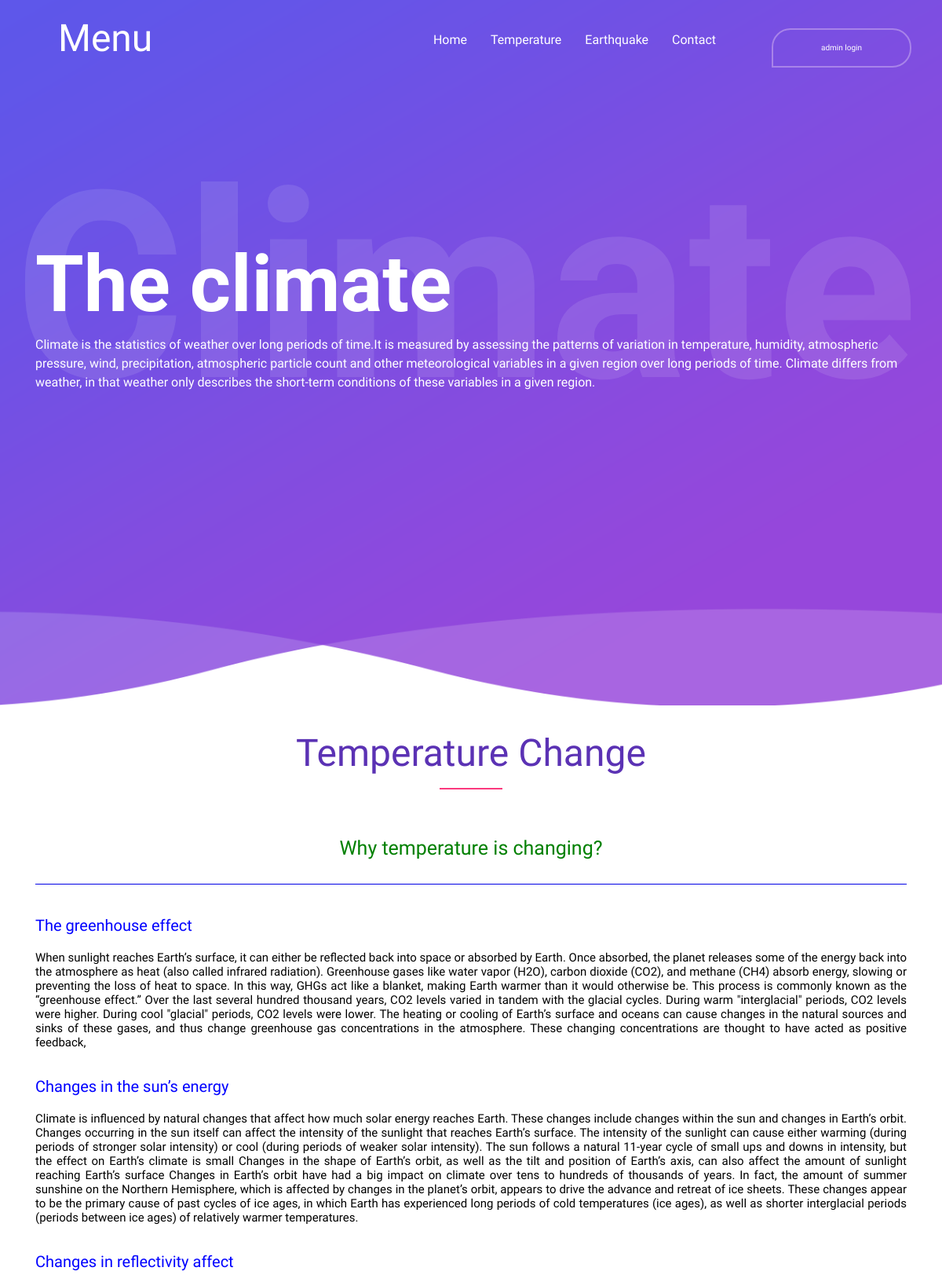
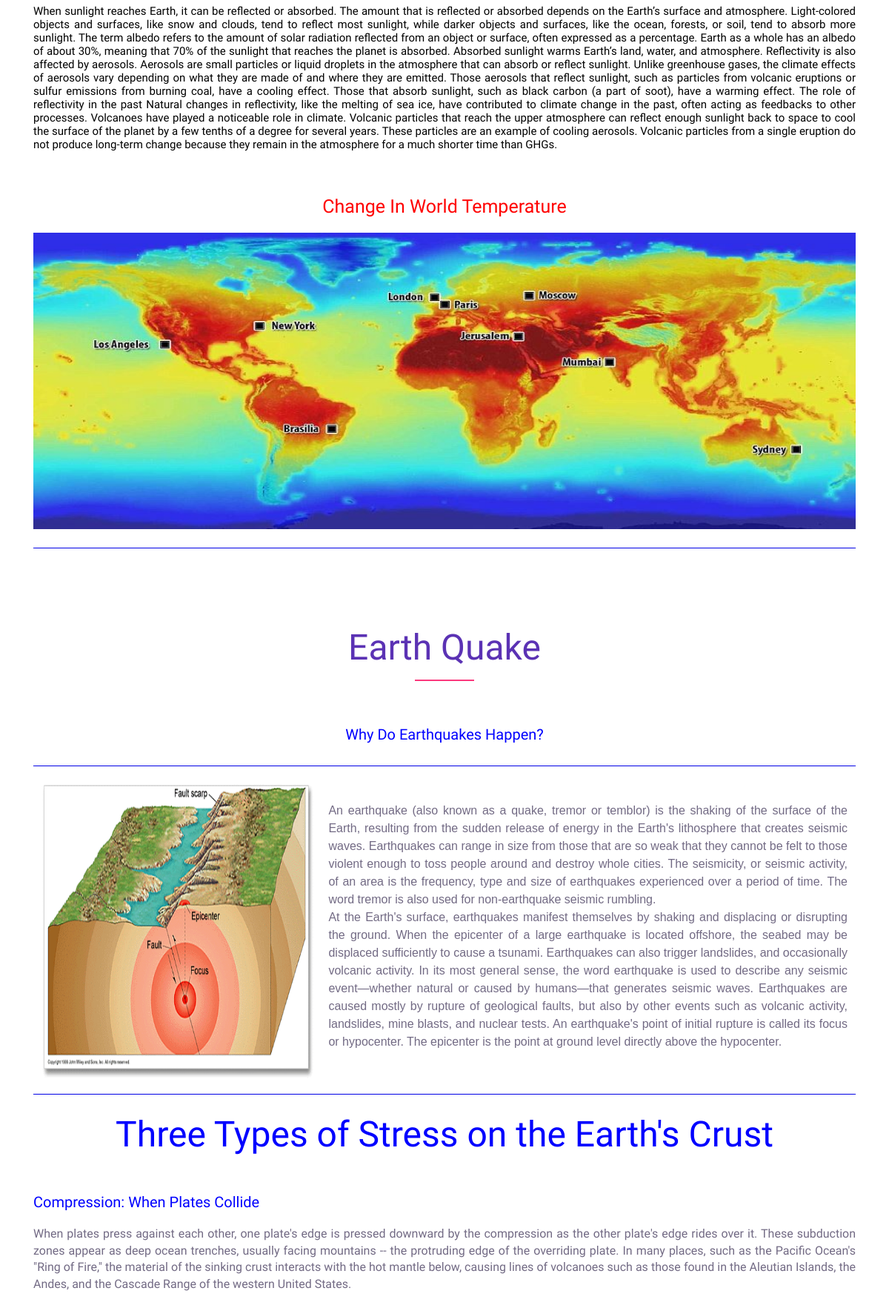
The app's page /climate/ (upper part) with its own data (2 pictures, top to bottom).
### weather/models.py (models this page shows, shortened)
class Temp_changes_couses(models.Model):
    heading = models.CharField(max_length=50)
    discription = models.TextField(max_length=3000)

### weather/views.py (the view)
# urls.py: path('climate/',climate,name ='Climate'),
def climate(request):
    qs1 = Temp_changes_couses.objects.all()
    qs2 = Earthquake_data.objects.all()
    context = {
        'qs1':qs1,
        'qs2':qs2
    }
    return render (request, 'weather/climate.html', context)

### templates/weather/climate.html (shortened to what this page needs)
{% load static %}
<!DOCTYPE html>
<html lang="en">
<head>
    <link rel="stylesheet" href="https://maxcdn.bootstrapcdn.com/bootstrap/3.4.0/css/bootstrap.min.css">
  <link rel="stylesheet" href="https://maxcdn.bootstrapcdn.com/bootstrap/3.4.0/css/bootstrap.min.css">
    <link href="{% static 'style.css' %}" rel="stylesheet">
    <link href="{% static 'css/responsive.css' %}" rel="stylesheet">
</head>
<body>
    <header class="header_area animated">
        <div class="container-fluid">
            <div class="row align-items-center">
                <div class="col-12 col-lg-10">
                    <div class="menu_area">
                        <nav class="navbar navbar-expand-lg navbar-light">
                            <h1><font color="white"size="7">Menu</font></h1>
                            <div class="collapse navbar-collapse" id="ca-navbar">
                                <ul class="navbar-nav ml-auto" id="nav">
                                    <li class="nav-item"><a class="nav-link" href="{% url 'home' %}">Home</a></li>
                                    <li class="nav-item"><a class="nav-link" href="#Temperature">Temperature</a></li>
                                    <li class="nav-item"><a class="nav-link" href="#features">Earthquake</a></li>
                                    <li class="nav-item"><a class="nav-link" href="#contact">Contact</a></li>
                                </ul>
                            </div>
                        </nav>
                    </div>
                </div>
                <div class="col-12 col-lg-2">
                    <div class="sing-up-button d-none d-lg-block">
                        <a href="/admin">admin login</a>
                    </div>
                </div>
            </div>
        </div>
    </header>
    <section class="wellcome_area clearfix" id="home">
        <div class="container h-100">
            <div class="row h-100 align-items-center">
                <div class="col-12 col-md">
                    <div class="wellcome-heading">
                        <h2>The climate</h2>
                        <h3>Climate</h3>
                        <p>Climate is the statistics of weather over long periods of time.It is measured by assessing the patterns of variation in temperature, humidity, atmospheric pressure, wind, precipitation, atmospheric particle count and other meteorological variables in a given region over long periods of time. Climate differs from weather, in that weather only describes the short-term conditions of these variables in a given region.</p>
                    </div>
                </div>
            </div>
        </div>
    </section>
    <section class="awesome-feature-area bg-white section_padding_0_50 clearfix" id="Temperature">
        <div class="container">
            <div class="row">
                <div class="col-12">
                    <div class="section-heading text-center">
                            <br> <br>
                        <h2>Temperature Change</h2>
                        <div class="line-shape"></div>
                    </div>
                </div>
            </div>
            <div>
                <h1 align="center"><font color="green">Why temperature is changing?</font></h1><br>
            <hr color="blue"><br>
            <dl>
            {% for coz in qs1 %}
                <br>
            <h2  align="justify"><font color="blue" style="text-align:justify;">{{ coz.heading }}</font></h2></dt>
            <br>
            <dd>
            <h4  align="justify">{{ coz.discription }}
            </h4>
            </dd>
            <br>
            {% endfor %}
            </dl>
            <br><br>
            <div align="center"><h1><font  color="red">Change In World Temperature</font></h1></div>
            <br>
            <img src="{% static 'img/Earth-img/temp.jpg' %}" width="100%" height="400">
            <br><br>
        <hr color="blue"><br>
    </section>
    <section class="awesome-feature-area bg-white section_padding_0_50 clearfix" id="features">
        <div class="container">
            <div class="row">
                <div class="col-12">
                    <div class="section-heading text-center">
                            <br> <br>
                        <h2>Earth Quake</h2>
                        <div class="line-shape"></div>
                    </div>
                </div>
            </div>
            <div>
                <h2 align="center"><font color="blue">Why Do Earthquakes Happen?</font></h2><br><hr color="blue">
<table>
                                    <tr>
                                        <td width="35%"><img src="{% static 'img/Earth-img/earth2.jpg' %}" width="400" height="400"></td>
                                        <td>
                                      <p align="justify">
                                            An earthquake (also known as a quake, tremor or temblor) is the shaking of the surface of the Earth, resulting from the sudden release of energy in the Earth's lithosphere that creates seismic waves. Earthquakes can range in size from those that are so weak that they cannot be felt to those violent enough to toss people around and destroy whole cities. The seismicity, or seismic activity, of an area is the frequency, type and size of earthquakes experienced over a period of time. The word tremor is also used for non-earthquake seismic rumbling.
                                            <br>At the Earth's surface, earthquakes manifest themselves by shaking and displacing or disrupting the ground. When the epicenter of a large earthquake is located offshore, the seabed may be displaced sufficiently to cause a tsunami. Earthquakes can also trigger landslides, and occasionally volcanic activity.
                                            In its most general sense, the word earthquake is used to describe any seismic event—whether natural or caused by humans—that generates seismic waves. Earthquakes are caused mostly by rupture of geological faults, but also by other events such as volcanic activity, landslides, mine blasts, and nuclear tests. An earthquake's point of initial rupture is called its focus or hypocenter. The epicenter is the point at ground level directly above the hypocenter.
                                        </p>
                                    </td>
                                </tr>
            </table>
            <hr color="blue"><br>
            <h1 align="center" ><font color="blue"size="15" >Three Types of Stress on the Earth's Crust</font></h1>
            <br><br>
            <dl><br>
            <dt><h2><font color="blue">Compression: When Plates Collide</font></h2></dt>
            <br>
            <dd><p  align="justify">When plates press against each other, one plate's edge is pressed downward by the compression as the other plate's edge rides over it. These subduction zones appear as deep ocean trenches, usually facing mountains -- the protruding edge of the overriding plate. In many places, such as the Pacific Ocean's "Ring of Fire," the material of the sinking crust interacts with the hot mantle below, causing lines of volcanoes such as those found in the Aleutian Islands, the Andes, and the Cascade Range of the western United States.</dd>
            </p><br>
            <br>
            </p><br>
            <br>
            </dl>
                        <hr color="blue"><br>
                        <br><br><br>
                      <br><br>
    </section>
</body>
</html>

### static/style.css (style rules this page uses)
* { margin: 0; padding: 0; }
body { font-family: 'Cabin', sans-serif; background-color: #fff; }
h1, h2, h3, h4, h5, h6 { font-family: 'Cabin', sans-serif; font-weight: 400; color: #000; line-height: 1.2; }
.section_padding_0_50 { padding-top: 0; padding-bottom: 50px; }
img { max-width: 100%; max-height: 100%; }
ul, ol { margin: 0; padding: 0; }
a, a:hover, a:focus, a:active { text-decoration: none; -webkit-transition-duration: 500ms; -o-transition-duration: 500ms; transition-duration: 500ms; }
li { list-style: none; }
p { color: #726a84; font-size: 16px; font-weight: 300; margin-top: 0; }
.section-heading > h2 { font-weight: 300; color: #5b32b4; font-size: 48px; margin: 0; }
.section-heading { margin-bottom: 60px; }
.line-shape-white, .line-shape { width: 80px; height: 2px; background-color: #fb397d; margin-top: 15px; }
.line-shape { margin-left: calc(50% - 40px); }
.header_area { left: 0; position: absolute; width: 100%; z-index: 99; top: 0; padding: 0 4%; }
.menu_area { position: relative; z-index: 2; }
.menu_area #nav .nav-link { color: #fff; display: block; font-size: 16px; font-weight: 500; border-radius: 30px; -webkit-transition-duration: 500ms; -o-transition-duration: 500ms; transition-duration: 500ms; padding: 35px 15px; }
.sing-up-button { text-align: right; }
.sing-up-button > a { color: #fff; font-weight: 500; display: inline-block; border: 2px solid #a883e9; height: 50px; min-width: 178px; line-height: 46px; text-align: center; border-radius: 24px 24px 24px 0px; }
.wellcome_area { background-image: url(img/bg-img/welcome-bg1.png); height: 900px; position: relative; z-index: 1; background-position: bottom center; background-size: cover; }
.wellcome_area:after { position: absolute; width: 100%; left: 0; height: 2px; background-color: #fff; content: ''; bottom: 0; z-index: 2; }
.wellcome-heading > h2 { font-size: 100px; color: #ffffff; font-weight: 700; position: relative; z-index: 3; }
.wellcome-heading > p { color: #fff; }
.wellcome-heading > h3 { font-size: 332px; position: absolute; top: -134px; font-weight: 900; left: -12px; z-index: -1; color: #fff; opacity: .1; -ms-filter: "progid:DXImageTransform.Microsoft.Alpha(Opacity=10)"; }
.wellcome-heading { margin-bottom: 100px; }

### templates/weather/climate.html (style rules this page uses)
table { font-family: arial, sans-serif; border-collapse: collapse; width: 100%; height: 100%; }
td, th { border: 3px solid white; text-align: center; padding: 8px; }

### records on screen
Temp_changes_couses: heading "The greenhouse effect", discription "When sunlight reaches Earth’s surface, it can either be reflected back into space or absorbed by Earth. Once absorbed, the planet releases some of the energy back into the atmosphere as heat (also called infrared radiation). Greenhouse gases like water vapor (H2O), carbon dioxide (CO2), and methane (CH4) absorb energy, slowing or preventing the loss of heat to space. In this way, GHGs act like a blanket, making Earth warmer than it would otherwise be. This process is commonly known as the “greenhouse effect.” Over the last several hundred thousand years, CO2 levels varied in tandem with the glacial cycles. During warm \"interglacial\" periods, CO2 levels were higher. During cool \"glacial\"…"
Temp_changes_couses: heading "Changes in the sun’s energy", discription "Climate is influenced by natural changes that affect how much solar energy reaches Earth. These changes include changes within the sun and changes in Earth’s orbit. Changes occurring in the sun itself can affect the intensity of the sunlight that reaches Earth’s surface. The intensity of the sunlight can cause either warming (during periods of stronger solar intensity) or cool (during periods of weaker solar intensity). The sun follows a natural 11-year cycle of small ups and downs in intensity, but the effect on Earth’s climate is small Changes in the shape of Earth’s orbit, as well as the tilt and position of Earth’s axis, can also affect the amount of sunlight reaching Earth’s surface…"
Temp_changes_couses: heading "Changes in reflectivity affect", discription "When sunlight reaches Earth, it can be reflected or absorbed. The amount that is reflected or absorbed depends on the Earth’s surface and atmosphere. Light-colored objects and surfaces, like snow and clouds, tend to reflect most sunlight, while darker objects and surfaces, like the ocean, forests, or soil, tend to absorb more sunlight. The term albedo refers to the amount of solar radiation reflected from an object or surface, often expressed as a percentage. Earth as a whole has an albedo of about 30%, meaning that 70% of the sunlight that reaches the planet is absorbed. Absorbed sunlight warms Earth’s land, water, and atmosphere. Reflectivity is also affected by aerosols. Aerosols are…"
